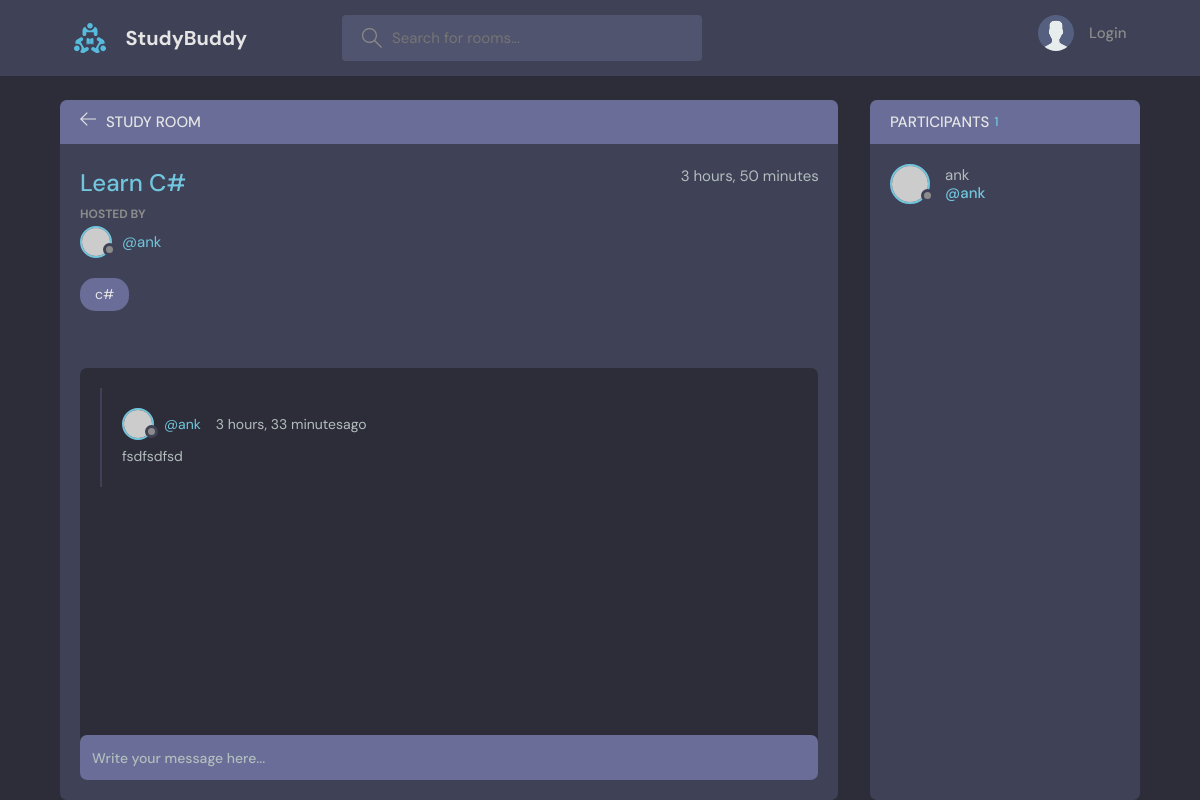
The app's page /room/16/ with its own data.
### base/models.py (models this page shows)
class Room(models.Model):
    host = models.ForeignKey(User, on_delete=models.SET_NULL, null=True)
    topic = models.ForeignKey(Topic, on_delete=models.SET_NULL, null=True)
    name = models.CharField(max_length=200)
    description = models.TextField(null=True, blank=True)
    participants = models.ManyToManyField(User,related_name='participants', blank=True)
    updated = models.DateTimeField(auto_now=True)
    created = models.DateTimeField(auto_now_add=True)
    def __str__(self):
        return self.name
    class Meta:
        ordering = ['-updated','-created']

class Topic(models.Model):
    name = models.CharField(max_length=200)
    def __str__(self):
        return self.name

class Message(models.Model):
    user = models.ForeignKey(User, on_delete=models.CASCADE)
    room = models.ForeignKey(Room, on_delete=models.CASCADE)
    body = models.TextField()
    updated = models.DateTimeField(auto_now=True)
    created = models.DateTimeField(auto_now_add=True)
    def __str__(self):
        return self.body[0:50]
    class Meta:
        ordering = ['-updated', '-created']

### base/views.py (the view, shortened to what this page needs)
# urls.py: path('room/<str:pk>/', views.room, name="room"),
def room(request, pk):
    room = Room.objects.get(id=pk)
    room_messages = room.message_set.all().order_by
    participants = room.participants.all()
    print(participants,"here participants will be shown")
    context = {'room': room,'room_messages': room_messages, 'participants': participants}
    print(context)
    return render(request, 'base/Room.html', context)

### base/templates/base/room.html (shortened to what this page needs)
{% extends 'main.html' %}
{% block content %}
    <main class="profile-page layout layout--2">
      <div class="container">
        <div class="room">
          <div class="room__top">
            <div class="room__topLeft">
              <a href="{% url 'home' %}">
                <svg version="1.1" xmlns="http://www.w3.org/2000/svg" width="32" height="32" viewBox="0 0 32 32">
                  <title>arrow-left</title>
                  <path
                    d="M13.723 2.286l-13.723 13.714 13.719 13.714 1.616-1.611-10.96-10.96h27.625v-2.286h-27.625l10.965-10.965-1.616-1.607z"
                  ></path>
                </svg>
              </a>
              <h3>Study Room</h3>
            </div>
          </div>
          <div class="room__box scroll">
            <div class="room__header scroll">
              <div class="room__info">
                <h3>{{room.name}}</h3>
                <span>{{room.created|timesince}}</span>
              </div>
              <div class="room__hosted">
                <p>Hosted By</p>
                <a href="{% url 'user-profile' room.host.id %}" class="room__author">
                  <div class="avatar avatar--small">
                    <img src="https://randomuser.me/api/portraits/men/37.jpg" />
                  </div>
                  <span>@{{room.host.username}}</span>
                </a>
              </div>
              <span class="room__topics">{{room.topic}}</span>
            </div>
            <div class="room__conversation">
              <div class="threads scroll">
                 {% for message in room_messages %}
                <div class="thread">
                  <div class="thread__top">
                    <div class="thread__author">
                      <a href="{% url 'user-profile' message.user.id %}" class="thread__authorInfo">
                        <div class="avatar avatar--small">
                          <img src="https://randomuser.me/api/portraits/men/37.jpg" />
                        </div>
                        <span>@{{message.user.username}}</span>
                      </a>
                      <span class="thread__date">{{message.created|timesince}}ago</span>
                    </div>
                  </div>
                  <div class="thread__details">
                   {{message.body}}
                  </div>
                </div>
                {% endfor %}
              </div>
            </div>
          </div>
          <div class="room__message">
            <form action="" method="post">
              <input name="body" placeholder="Write your message here..." />
            </form>
          </div>
        </div>
        <div class="participants">
          <h3 class="participants__top">Participants <span>{{participants.count}}</span></h3>
          <div class="participants__list scroll">
              {% for user in participants %}
            <a href="{%url 'user-profile' user.id %}" class="participant">
              <div class="avatar avatar--medium">
                <img src="https://randomuser.me/api/portraits/men/37.jpg" />
              </div>
              <p>
                 {{user.username}}
                <span>@{{user.username}}</span>
              </p>
            </a>
              {% endfor %}
          </div>
        </div>
      </div>
    </main>
{% endblock content %}

### records on screen
Room: name "Learn C#", created "3 hours, 50 minutes", host.username "ank", topic "c#"
Message: user.username "ank", created "3 hours, 33 minutes", body "fsdfsdfsd"

### other values on screen
{{ participants.count }} "1"
{{ user.username }} "ank"
